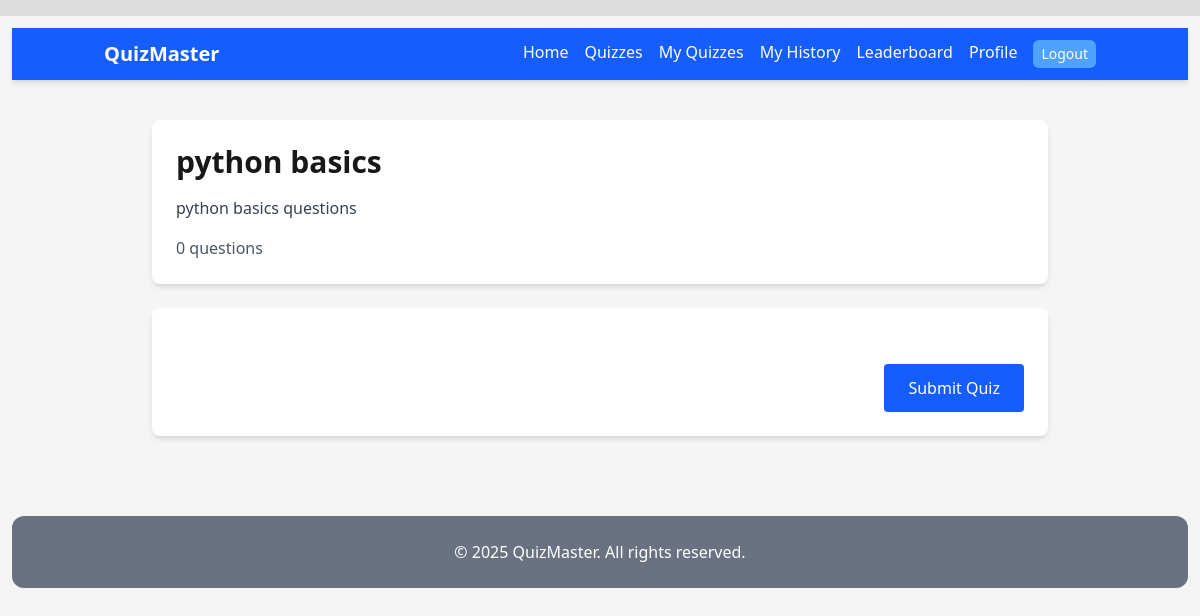
The app's page /quizzes/quiz/1/take/ (signed in), older data.
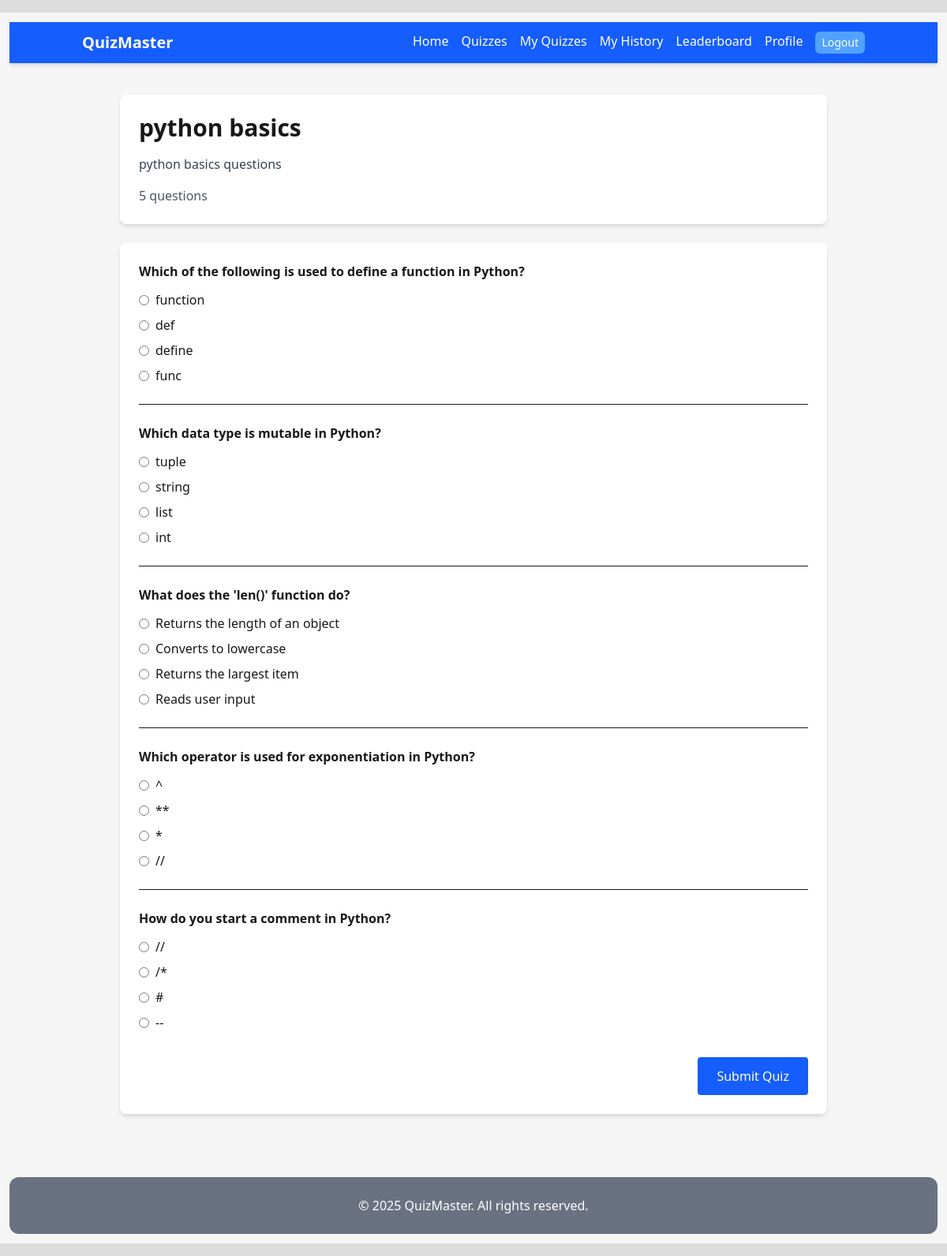
The same page, newer data.
### quiz/models.py (models this page shows, shortened)
class Quiz(models.Model):
    title = models.CharField(max_length=200)
    description = models.TextField(blank=True)
    category = models.ForeignKey(Category, on_delete=models.SET_NULL, null=True, related_name='quizzes')
    created_by = models.ForeignKey(User, on_delete=models.CASCADE, related_name='quizzes')
    created_at = models.DateTimeField(auto_now_add=True)
    updated_at = models.DateTimeField(auto_now=True)
    is_active = models.BooleanField(default=True)
    time_limit = models.PositiveIntegerField(help_text="Time limit in minutes", null=True, blank=True)
    max_questions = models.PositiveIntegerField(default=50)
    min_questions = models.PositiveIntegerField(default=5)
    class Meta:
        ordering = ['-created_at']

class Question(models.Model):
    quiz = models.ForeignKey(Quiz, on_delete=models.CASCADE, related_name='questions')
    text = models.TextField()
    order = models.PositiveIntegerField(default=0)
    points = models.PositiveIntegerField(default=1)
    class Meta:
        ordering = ['order']

class Option(models.Model):
    question = models.ForeignKey(Question, on_delete=models.CASCADE, related_name='options')
    text = models.CharField(max_length=200)
    is_correct = models.BooleanField(default=False)

### quiz/views.py (the view, shortened to what this page needs)
# urls.py: path('quiz/<int:pk>/take/', views.TakeQuizView.as_view(), name='quiz-take'), # ---
class TakeQuizView(LoginRequiredMixin, DetailView):
    model = Quiz
    template_name = 'quiz/take_quiz.html'
    context_object_name = 'quiz'
    def get_queryset(self):
        return Quiz.objects.filter(is_active=True)
    def get_context_data(self, **kwargs):
        context = super().get_context_data(**kwargs)
        context['form'] = TakeQuizForm(quiz=self.object)
        return context

### quiz/forms.py
class TakeQuizForm(StyledFormMixin, forms.Form):
    def __init__(self, *args, **kwargs):
        quiz = kwargs.pop('quiz')
        super().__init__(*args, **kwargs)
        for question in quiz.questions.all():
            field_name = f"question_{question.id}"
            choices = [(option.id, option.text) for option in question.options.all()]
            self.fields[field_name] = forms.ChoiceField(
                label=question.text,
                choices=choices,
                widget=forms.RadioSelect,
                required=True
            )

### quiz/templates/quiz/take_quiz.html (shortened to what this page needs)
{% extends "base.html" %}
{% block content %}
<div class="max-w-4xl mx-auto">
    <div class="bg-white rounded-lg shadow-md p-6 mb-6">
        <h1 class="text-3xl font-bold mb-4">{{ quiz.title }}</h1>
        <p class="text-gray-700 mb-4">{{ quiz.description }}</p>
        <div class="text-gray-600">{{ quiz.questions.count }} questions</div>
    </div>
    <form method="post" class="bg-white rounded-lg shadow-md p-6">
        <div class="space-y-6">
            {% for field in form %}
                <div class="border-b pb-6 last:border-0 last:pb-0">
                    <h3 class="font-semibold mb-3">{{ field.label }}</h3>
                    <div class="space-y-2">
                        {% for choice in field %}
                            <div class="flex items-center">
                                {{ choice.tag }}
                                <label for="{{ choice.id_for_label }}" class="ml-2">{{ choice.choice_label }}</label>
                            </div>
                        {% endfor %}
                    </div>
                </div>
            {% endfor %}
        </div>
        <div class="mt-8 flex justify-end">
            <button type="submit" class="bg-blue-600 text-white px-6 py-3 rounded hover:bg-blue-700">Submit Quiz</button>
        </div>
    </form>
</div>
{% endblock %}

Row changes from the older to the newer data that the page shows:
computed for Quiz "python basics": questions.count "0" → "5"
added Question: label "Which of the following is used to define a function in Python?"
added Option: choice_label "function"
added Option: choice_label "def"
added Option: choice_label "define"
added Option: choice_label "func"
added Question: label "Which data type is mutable in Python?"
added Option: choice_label "tuple"
added Option: choice_label "string"
added Option: choice_label "list"
added Option: choice_label "int"
added Question: label "What does the 'len()' function do?"
added Option: choice_label "Returns the length of an object"
added Option: choice_label "Converts to lowercase"
added Option: choice_label "Returns the largest item"
added Option: choice_label "Reads user input"
added Question: label "Which operator is used for exponentiation in Python?"
added Option: choice_label "**"
added Option: choice_label "//"
added Question: label "How do you start a comment in Python?"
added Option: choice_label "//"
added Option: choice_label "/*"
added Option: choice_label "--"
Text that changed along with them:
new list line: "☐ function ☐ def ☐ define ☐ func"
new list line: "☐ tuple ☐ string ☐ list ☐ int"
new list line: "☐ Returns the length of an objec ☐ Converts to lowercase ☐ Returns the largest item ☐ Reads user input"
